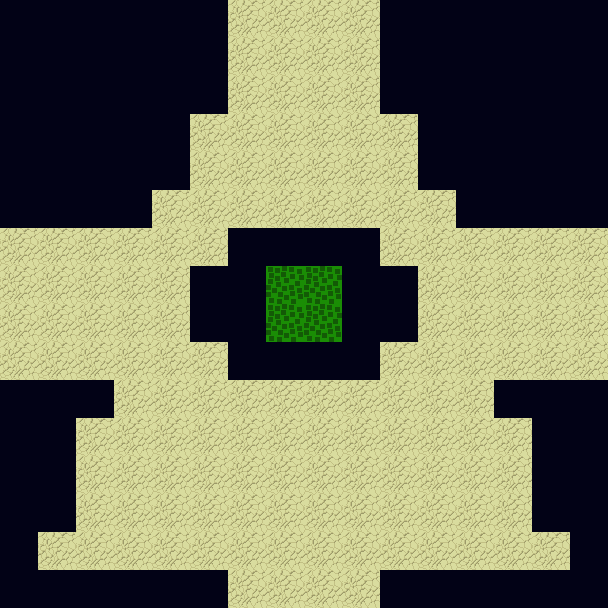

A level layout from a 2D game, rendered from its tile map. Below: a short description, then the map file with its tile-grid data intact:
An orthogonal 16x16 tile map with 38x38 px tiles, 2 tile layers (background, walls).

<map version="1.10" tiledversion="1.10.2" orientation="orthogonal" renderorder="right-down" width="16" height="16" tilewidth="38" tileheight="38" infinite="0" nextlayerid="3" nextobjectid="1">
 <tileset firstgid="1" source="deltaworld.tsx" />
 <layer id="1" name="background" width="16" height="16">
  <data encoding="csv">
0,0,0,0,0,0,17,17,17,17,0,0,0,0,0,0,
0,17,17,17,17,17,17,17,17,17,17,17,17,17,17,0,
0,17,17,17,17,17,17,17,17,17,17,17,17,17,17,0,
0,17,17,17,17,17,17,17,17,17,17,17,17,17,17,0,
0,17,17,17,17,17,17,17,17,17,17,17,17,17,17,0,
0,17,17,17,17,17,17,17,17,17,17,17,17,17,17,0,
17,17,17,17,17,17,17,17,17,17,17,17,17,17,17,17,
17,17,17,17,17,17,17,17,17,17,17,17,17,17,17,17,
17,17,17,17,17,17,17,17,17,17,17,17,17,17,17,17,
17,17,17,17,17,17,17,17,17,17,17,17,17,17,17,17,
0,17,17,17,17,17,17,17,17,17,17,17,17,17,17,0,
0,17,17,17,17,17,17,17,17,17,17,17,17,17,17,0,
0,17,17,17,17,17,17,17,17,17,17,17,17,17,17,0,
0,17,17,17,17,17,17,17,17,17,17,17,17,17,17,0,
0,17,17,17,17,17,17,17,17,17,17,17,17,17,17,0,
0,0,0,0,0,0,17,17,17,17,0,0,0,0,0,0
</data>
 </layer>
 <layer id="2" name="walls" width="16" height="16">
  <data encoding="csv">
16,16,16,16,16,16,0,0,0,0,16,16,16,16,16,16,
16,16,16,16,16,16,0,0,0,0,16,16,16,16,16,16,
16,16,16,16,16,16,0,0,0,0,16,16,16,16,16,16,
16,16,16,16,16,0,0,0,0,0,0,16,16,16,16,16,
16,16,16,16,16,0,0,0,0,0,0,16,16,16,16,16,
16,16,16,16,0,0,0,0,0,0,0,0,16,16,16,16,
0,0,0,0,0,0,16,16,16,16,0,0,0,0,0,0,
0,0,0,0,0,16,16,18,18,16,16,0,0,0,0,0,
0,0,0,0,0,16,16,18,18,16,16,0,0,0,0,0,
0,0,0,0,0,0,16,16,16,16,0,0,0,0,0,0,
16,16,16,0,0,0,0,0,0,0,0,0,0,16,16,16,
16,16,0,0,0,0,0,0,0,0,0,0,0,0,16,16,
16,16,0,0,0,0,0,0,0,0,0,0,0,0,16,16,
16,16,0,0,0,0,0,0,0,0,0,0,0,0,16,16,
16,0,0,0,0,0,0,0,0,0,0,0,0,0,0,16,
16,16,16,16,16,16,0,0,0,0,16,16,16,16,16,16
</data>
 </layer>
</map>
